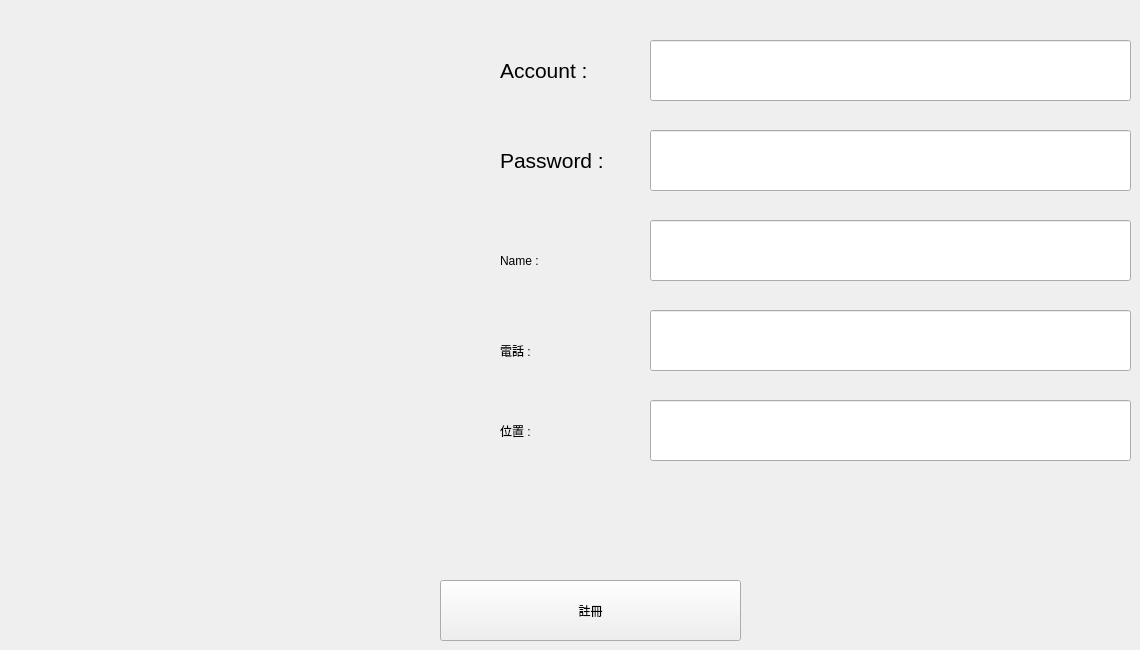
    <widget class="QWidget" name="Signin_page">
     <widget class="QLabel" name="label_28">
      <property name="geometry">
       <rect>
        <x>10</x>
        <y>10</y>
        <width>420</width>
        <height>420</height>
       </rect>
      </property>
      <property name="styleSheet">
       <string notr="true">background-image: url(:/pic/image/SigIN_Icon.png);</string>
      </property>
      <property name="text">
       <string/>
      </property>
     </widget>
     <widget class="QLabel" name="label_2">
      <property name="geometry">
       <rect>
        <x>500</x>
        <y>40</y>
        <width>131</width>
        <height>61</height>
       </rect>
      </property>
      <property name="text">
       <string>&lt;html&gt;&lt;head/&gt;&lt;body&gt;&lt;p&gt;&lt;span style=&quot; font-size:16pt;&quot;&gt;Account : &lt;/span&gt;&lt;/p&gt;&lt;/body&gt;&lt;/html&gt;</string>
      </property>
     </widget>
     <widget class="QLineEdit" name="SigIN_Account_lineEdit">
      <property name="geometry">
       <rect>
        <x>650</x>
        <y>40</y>
        <width>481</width>
        <height>61</height>
       </rect>
      </property>
      <property name="styleSheet">
       <string notr="true">font: 16pt &quot;Arial&quot;;</string>
      </property>
     </widget>
     <widget class="QLabel" name="label_29">
      <property name="geometry">
       <rect>
        <x>500</x>
        <y>130</y>
        <width>131</width>
        <height>61</height>
       </rect>
      </property>
      <property name="text">
       <string>&lt;html&gt;&lt;head/&gt;&lt;body&gt;&lt;p&gt;&lt;span style=&quot; font-size:16pt;&quot;&gt;Password : &lt;/span&gt;&lt;/p&gt;&lt;/body&gt;&lt;/html&gt;</string>
      </property>
     </widget>
     <widget class="QLineEdit" name="SignIN_Password_lineEdit_2">
      <property name="geometry">
       <rect>
        <x>650</x>
        <y>130</y>
        <width>481</width>
        <height>61</height>
       </rect>
      </property>
      <property name="styleSheet">
       <string notr="true">font: 16pt &quot;Arial&quot;;</string>
      </property>
     </widget>
     <widget class="QPushButton" name="DecideSigin_Button">
      <property name="geometry">
       <rect>
        <x>440</x>
        <y>580</y>
        <width>301</width>
        <height>61</height>
       </rect>
      </property>
      <property name="styleSheet">
       <string notr="true">font: 16pt &quot;Arial&quot;;</string>
      </property>
      <property name="text">
       <string>註冊</string>
      </property>
     </widget>
     <widget class="QLabel" name="label_30">
      <property name="geometry">
       <rect>
        <x>500</x>
        <y>230</y>
        <width>121</width>
        <height>61</height>
       </rect>
      </property>
      <property name="styleSheet">
       <string notr="true">font: 16pt &quot;Arial&quot;;</string>
      </property>
      <property name="text">
       <string>Name : </string>
      </property>
     </widget>
     <widget class="QLineEdit" name="SignIN_Name_lineEdit_3">
      <property name="geometry">
       <rect>
        <x>650</x>
        <y>220</y>
        <width>481</width>
        <height>61</height>
       </rect>
      </property>
      <property name="styleSheet">
       <string notr="true">font: 16pt &quot;Arial&quot;;
font: 16pt &quot;Arial&quot;;</string>
      </property>
     </widget>
     <widget class="QLabel" name="label_31">
      <property name="geometry">
       <rect>
        <x>500</x>
        <y>320</y>
        <width>121</width>
        <height>61</height>
       </rect>
      </property>
      <property name="styleSheet">
       <string notr="true">font: 16pt &quot;Arial&quot;;</string>
      </property>
      <property name="text">
       <string>電話 : </string>
      </property>
     </widget>
     <widget class="QLineEdit" name="SignIN_phone_lineEdit_4">
      <property name="geometry">
       <rect>
        <x>650</x>
        <y>310</y>
        <width>481</width>
        <height>61</height>
       </rect>
      </property>
      <property name="styleSheet">
       <string notr="true">font: 16pt &quot;Arial&quot;;
font: 16pt &quot;Arial&quot;;</string>
      </property>
     </widget>
     <widget class="QLabel" name="label_32">
      <property name="geometry">
       <rect>
        <x>500</x>
        <y>400</y>
        <width>121</width>
        <height>61</height>
       </rect>
      </property>
      <property name="styleSheet">
       <string notr="true">font: 16pt &quot;Arial&quot;;</string>
      </property>
      <property name="text">
       <string>位置 : </string>
      </property>
     </widget>
     <widget class="QLineEdit" name="SigIN_address_lineEdit_5">
      <property name="geometry">
       <rect>
        <x>650</x>
        <y>400</y>
        <width>481</width>
        <height>61</height>
       </rect>
      </property>
      <property name="styleSheet">
       <string notr="true">font: 16pt &quot;Arial&quot;;</string>
      </property>
     </widget>
     <widget class="QLabel" name="error_message">
      <property name="geometry">
       <rect>
        <x>460</x>
        <y>540</y>
        <width>251</width>
        <height>41</height>
       </rect>
      </property>
      <property name="font">
       <font>
        <pointsize>16</pointsize>
       </font>
      </property>
      <property name="text">
       <string>&lt;html&gt;&lt;head/&gt;&lt;body&gt;&lt;p align=&quot;center&quot;&gt;&lt;br/&gt;&lt;/p&gt;&lt;/body&gt;&lt;/html&gt;</string>
      </property>
     </widget>
    </widget>
